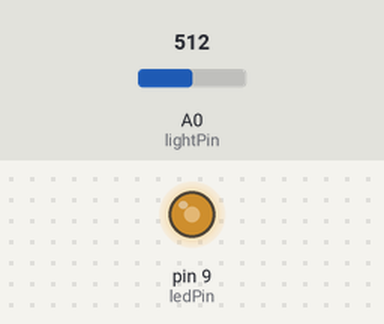
Recording of a sketch running on a simulated Arduino Uno, built with avr-gcc and run on an emulated ATmega328P. Parts: output pins drawn as LEDs (lit = HIGH). The inputs (shaded band) are chosen by the test bench; at power-on: A0 (lightPin) = 512.

Above: at 1.2 s.
1.3 s: A0 (lightPin) set to 716
At 2.5 s:
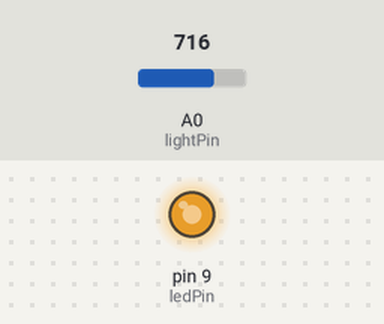
2.8 s: A0 (lightPin) set to 306
At 3.6 s:
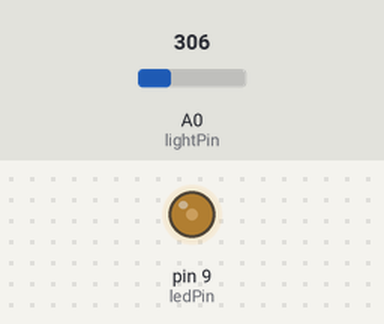
4.3 s: A0 (lightPin) set to 122
At 4.8 s:
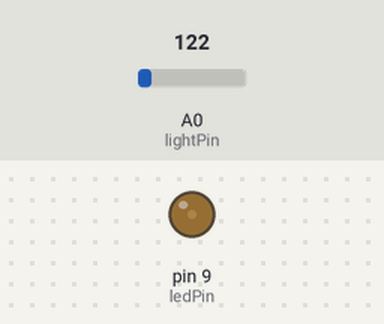
5.8 s: A0 (lightPin) set to 0
At 7.1 s:
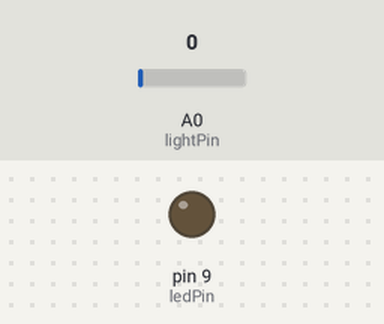
Timing chart, 0 to 8.3 s (numbered marks = the images above; inputs shaded):
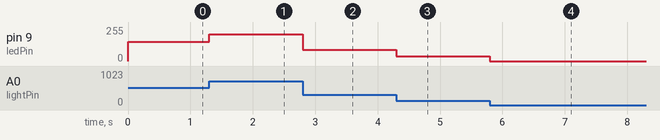

Measured:
- after the input at 1.3 s, pin 9 (ledPin): 145/255 → 202/255 at once
- after the input at 2.8 s, pin 9 (ledPin): 202/255 → 86/255 at once
- after the input at 4.3 s, pin 9 (ledPin): 86/255 → 34/255 at once
- after the input at 5.8 s, pin 9 (ledPin): 34/255 → 0/255 at once

The sketch:

sketch_feb26a_PhotoResistors.ino
```cpp
//changes the intensity of LED based on amount of light on the photo resistor

//PhotoResistor Pin
int lightPin = A0;
//the analog pin the photoresistor is connected to the photoresistor is a raw sensor value (relative light)

//LED Pin
int ledPin = 9;
//pin LED is connected to, controlling the brightness so we use PWM (pulse wiedth modulation)

void setup()
{
  pinMode(ledPin, OUTPUT); //sets the led pin to output
}

void loop()
{
   int lightLevel = analogRead(lightPin);
   lightLevel = map(lightLevel, 0, 900, 0, 255);
   lightLevel = constrain(lightLevel, 0, 255);
   analogWrite(ledPin, lightLevel);
}
```
